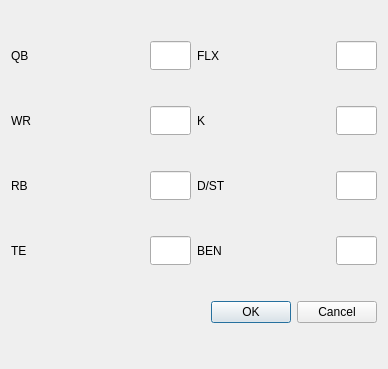
<?xml version="1.0" encoding="UTF-8"?>
<ui version="4.0">
 <class>SettingsDialog</class>
 <widget class="QDialog" name="SettingsDialog">
  <property name="geometry">
   <rect>
    <x>0</x>
    <y>0</y>
    <width>388</width>
    <height>369</height>
   </rect>
  </property>
  <property name="windowTitle">
   <string>FFLineupOptimizer Settings</string>
  </property>
  <layout class="QGridLayout" name="gridLayout">
   <item row="0" column="0">
    <layout class="QHBoxLayout" name="horizontalLayout">
     <item>
      <widget class="QLabel" name="qbLabel">
       <property name="text">
        <string>QB</string>
       </property>
      </widget>
     </item>
     <item>
      <spacer name="horizontalSpacer">
       <property name="orientation">
        <enum>Qt::Horizontal</enum>
       </property>
       <property name="sizeHint" stdset="0">
        <size>
         <width>40</width>
         <height>20</height>
        </size>
       </property>
      </spacer>
     </item>
     <item>
      <widget class="QLineEdit" name="qbLineEdit">
       <property name="sizePolicy">
        <sizepolicy hsizetype="Fixed" vsizetype="Fixed">
         <horstretch>0</horstretch>
         <verstretch>0</verstretch>
        </sizepolicy>
       </property>
       <property name="minimumSize">
        <size>
         <width>41</width>
         <height>29</height>
        </size>
       </property>
       <property name="maximumSize">
        <size>
         <width>41</width>
         <height>29</height>
        </size>
       </property>
       <property name="alignment">
        <set>Qt::AlignRight|Qt::AlignTrailing|Qt::AlignVCenter</set>
       </property>
      </widget>
     </item>
    </layout>
   </item>
   <item row="0" column="1">
    <layout class="QHBoxLayout" name="horizontalLayout_5">
     <item>
      <widget class="QLabel" name="flexLabel">
       <property name="text">
        <string>FLX</string>
       </property>
      </widget>
     </item>
     <item>
      <spacer name="horizontalSpacer_5">
       <property name="orientation">
        <enum>Qt::Horizontal</enum>
       </property>
       <property name="sizeHint" stdset="0">
        <size>
         <width>40</width>
         <height>20</height>
        </size>
       </property>
      </spacer>
     </item>
     <item>
      <widget class="QLineEdit" name="flexLineEdit">
       <property name="sizePolicy">
        <sizepolicy hsizetype="Fixed" vsizetype="Fixed">
         <horstretch>0</horstretch>
         <verstretch>0</verstretch>
        </sizepolicy>
       </property>
       <property name="minimumSize">
        <size>
         <width>41</width>
         <height>29</height>
        </size>
       </property>
       <property name="maximumSize">
        <size>
         <width>41</width>
         <height>29</height>
        </size>
       </property>
       <property name="alignment">
        <set>Qt::AlignRight|Qt::AlignTrailing|Qt::AlignVCenter</set>
       </property>
      </widget>
     </item>
    </layout>
   </item>
   <item row="1" column="0">
    <layout class="QHBoxLayout" name="horizontalLayout_2">
     <item>
      <widget class="QLabel" name="wrLabel">
       <property name="text">
        <string>WR</string>
       </property>
      </widget>
     </item>
     <item>
      <spacer name="horizontalSpacer_2">
       <property name="orientation">
        <enum>Qt::Horizontal</enum>
       </property>
       <property name="sizeHint" stdset="0">
        <size>
         <width>40</width>
         <height>20</height>
        </size>
       </property>
      </spacer>
     </item>
     <item>
      <widget class="QLineEdit" name="wrLineEdit">
       <property name="sizePolicy">
        <sizepolicy hsizetype="Fixed" vsizetype="Fixed">
         <horstretch>0</horstretch>
         <verstretch>0</verstretch>
        </sizepolicy>
       </property>
       <property name="minimumSize">
        <size>
         <width>41</width>
         <height>29</height>
        </size>
       </property>
       <property name="maximumSize">
        <size>
         <width>41</width>
         <height>29</height>
        </size>
       </property>
       <property name="alignment">
        <set>Qt::AlignRight|Qt::AlignTrailing|Qt::AlignVCenter</set>
       </property>
      </widget>
     </item>
    </layout>
   </item>
   <item row="1" column="1">
    <layout class="QHBoxLayout" name="horizontalLayout_6">
     <item>
      <widget class="QLabel" name="kLabel">
       <property name="text">
        <string>K</string>
       </property>
      </widget>
     </item>
     <item>
      <spacer name="horizontalSpacer_6">
       <property name="orientation">
        <enum>Qt::Horizontal</enum>
       </property>
       <property name="sizeHint" stdset="0">
        <size>
         <width>40</width>
         <height>20</height>
        </size>
       </property>
      </spacer>
     </item>
     <item>
      <widget class="QLineEdit" name="kLineEdit">
       <property name="sizePolicy">
        <sizepolicy hsizetype="Fixed" vsizetype="Fixed">
         <horstretch>0</horstretch>
         <verstretch>0</verstretch>
        </sizepolicy>
       </property>
       <property name="minimumSize">
        <size>
         <width>41</width>
         <height>29</height>
        </size>
       </property>
       <property name="maximumSize">
        <size>
         <width>41</width>
         <height>29</height>
        </size>
       </property>
       <property name="alignment">
        <set>Qt::AlignRight|Qt::AlignTrailing|Qt::AlignVCenter</set>
       </property>
      </widget>
     </item>
    </layout>
   </item>
   <item row="2" column="0">
    <layout class="QHBoxLayout" name="horizontalLayout_3">
     <item>
      <widget class="QLabel" name="rbLabel">
       <property name="text">
        <string>RB</string>
       </property>
      </widget>
     </item>
     <item>
      <spacer name="horizontalSpacer_3">
       <property name="orientation">
        <enum>Qt::Horizontal</enum>
       </property>
       <property name="sizeHint" stdset="0">
        <size>
         <width>40</width>
         <height>20</height>
        </size>
       </property>
      </spacer>
     </item>
     <item>
      <widget class="QLineEdit" name="rbLineEdit">
       <property name="sizePolicy">
        <sizepolicy hsizetype="Fixed" vsizetype="Fixed">
         <horstretch>0</horstretch>
         <verstretch>0</verstretch>
        </sizepolicy>
       </property>
       <property name="minimumSize">
        <size>
         <width>41</width>
         <height>29</height>
        </size>
       </property>
       <property name="maximumSize">
        <size>
         <width>41</width>
         <height>29</height>
        </size>
       </property>
       <property name="alignment">
        <set>Qt::AlignRight|Qt::AlignTrailing|Qt::AlignVCenter</set>
       </property>
      </widget>
     </item>
    </layout>
   </item>
   <item row="2" column="1">
    <layout class="QHBoxLayout" name="horizontalLayout_7">
     <item>
      <widget class="QLabel" name="dstLabel">
       <property name="text">
        <string>D/ST</string>
       </property>
      </widget>
     </item>
     <item>
      <spacer name="horizontalSpacer_7">
       <property name="orientation">
        <enum>Qt::Horizontal</enum>
       </property>
       <property name="sizeHint" stdset="0">
        <size>
         <width>40</width>
         <height>20</height>
        </size>
       </property>
      </spacer>
     </item>
     <item>
      <widget class="QLineEdit" name="dstLineEdit">
       <property name="sizePolicy">
        <sizepolicy hsizetype="Fixed" vsizetype="Fixed">
         <horstretch>0</horstretch>
         <verstretch>0</verstretch>
        </sizepolicy>
       </property>
       <property name="minimumSize">
        <size>
         <width>41</width>
         <height>29</height>
        </size>
       </property>
       <property name="maximumSize">
        <size>
         <width>41</width>
         <height>29</height>
        </size>
       </property>
       <property name="alignment">
        <set>Qt::AlignRight|Qt::AlignTrailing|Qt::AlignVCenter</set>
       </property>
      </widget>
     </item>
    </layout>
   </item>
   <item row="3" column="0">
    <layout class="QHBoxLayout" name="horizontalLayout_4">
     <item>
      <widget class="QLabel" name="teLabel">
       <property name="text">
        <string>TE</string>
       </property>
      </widget>
     </item>
     <item>
      <spacer name="horizontalSpacer_4">
       <property name="orientation">
        <enum>Qt::Horizontal</enum>
       </property>
       <property name="sizeHint" stdset="0">
        <size>
         <width>40</width>
         <height>20</height>
        </size>
       </property>
      </spacer>
     </item>
     <item>
      <widget class="QLineEdit" name="teLineEdit">
       <property name="sizePolicy">
        <sizepolicy hsizetype="Fixed" vsizetype="Fixed">
         <horstretch>0</horstretch>
         <verstretch>0</verstretch>
        </sizepolicy>
       </property>
       <property name="minimumSize">
        <size>
         <width>41</width>
         <height>29</height>
        </size>
       </property>
       <property name="maximumSize">
        <size>
         <width>41</width>
         <height>29</height>
        </size>
       </property>
       <property name="alignment">
        <set>Qt::AlignRight|Qt::AlignTrailing|Qt::AlignVCenter</set>
       </property>
      </widget>
     </item>
    </layout>
   </item>
   <item row="3" column="1">
    <layout class="QHBoxLayout" name="horizontalLayout_8">
     <item>
      <widget class="QLabel" name="benchLabel">
       <property name="text">
        <string>BEN</string>
       </property>
      </widget>
     </item>
     <item>
      <spacer name="horizontalSpacer_8">
       <property name="orientation">
        <enum>Qt::Horizontal</enum>
       </property>
       <property name="sizeHint" stdset="0">
        <size>
         <width>40</width>
         <height>20</height>
        </size>
       </property>
      </spacer>
     </item>
     <item>
      <widget class="QLineEdit" name="benchLineEdit">
       <property name="sizePolicy">
        <sizepolicy hsizetype="Fixed" vsizetype="Fixed">
         <horstretch>0</horstretch>
         <verstretch>0</verstretch>
        </sizepolicy>
       </property>
       <property name="minimumSize">
        <size>
         <width>41</width>
         <height>29</height>
        </size>
       </property>
       <property name="maximumSize">
        <size>
         <width>41</width>
         <height>29</height>
        </size>
       </property>
       <property name="alignment">
        <set>Qt::AlignRight|Qt::AlignTrailing|Qt::AlignVCenter</set>
       </property>
      </widget>
     </item>
    </layout>
   </item>
   <item row="4" column="0" colspan="2">
    <layout class="QHBoxLayout" name="horizontalLayout_9">
     <item>
      <spacer name="horizontalSpacer_9">
       <property name="orientation">
        <enum>Qt::Horizontal</enum>
       </property>
       <property name="sizeHint" stdset="0">
        <size>
         <width>40</width>
         <height>20</height>
        </size>
       </property>
      </spacer>
     </item>
     <item>
      <widget class="QPushButton" name="okButton">
       <property name="text">
        <string>OK</string>
       </property>
      </widget>
     </item>
     <item>
      <widget class="QPushButton" name="cancelButton">
       <property name="text">
        <string>Cancel</string>
       </property>
      </widget>
     </item>
    </layout>
   </item>
  </layout>
 </widget>
 <resources/>
 <connections/>
</ui>
